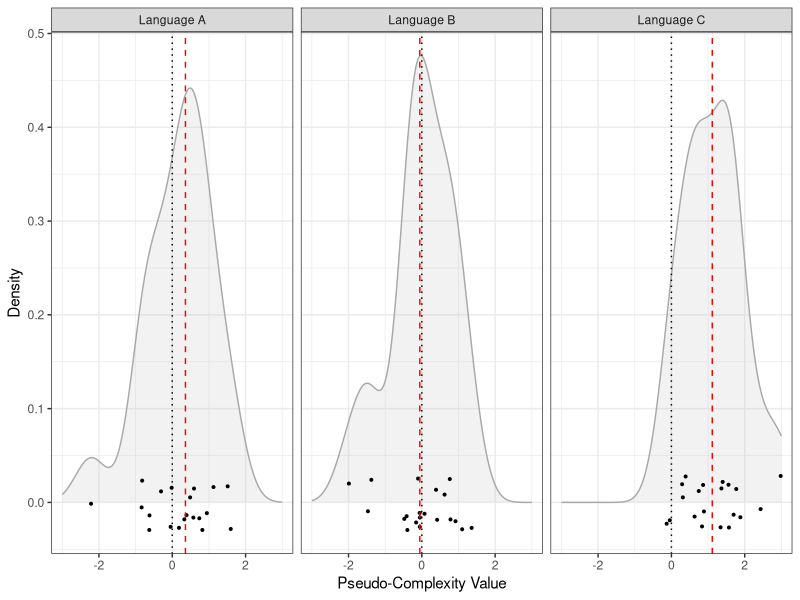
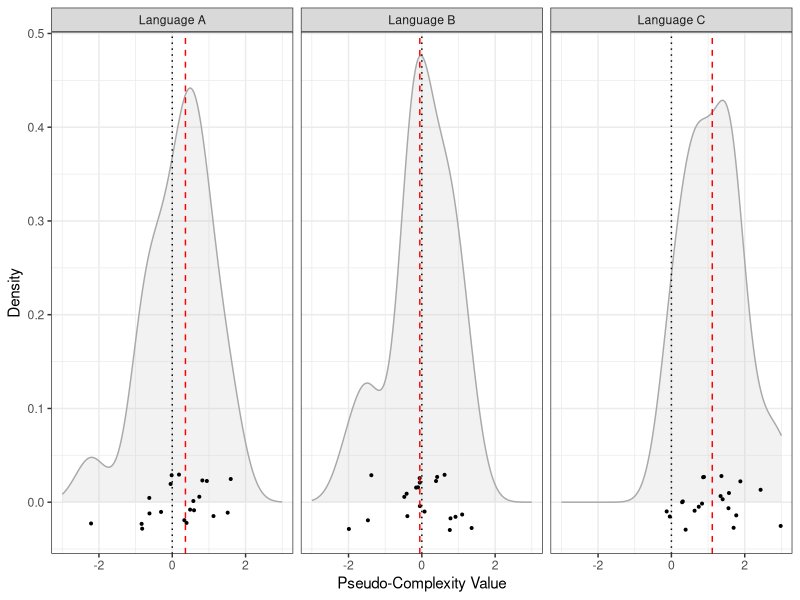

Write the R code that produced these figures, in order. (Note: this script raises an error after producing the figures.)
## ---- chunk 1
knitr::opts_chunk$set(echo = TRUE)
## ---- chunk 2
# R version
sessionInfo()$R.version$version.string
# platform
sessionInfo()$R.version$platform 
## ---- chunk 3
library(ggplot2)
library(plyr)
library(rstatix)
## ---- chunk 4
# version of packages loaded
installed.packages()[names(sessionInfo()$otherPkgs), "Version"]
## ---- chunk 5
n = 20 # choose number of pseudo-measurements
# set the seed for random number generation in order to get the same result when the code is re-run
set.seed(1)
# generate values for language A
langA.values <- rnorm(n)
# generate values for language B
langB.values <- rnorm(n)
# generate values for language C with location shift (1 standard deviation)
langC.values <- rnorm(n) + 1 

# concatenate to get long format data frame
value <- c(langA.values, langB.values, langC.values) 
measurement <- rep(c(1:n), times = 3)
language <- c(rep("Language A", times = n), rep("Language B", times = n), 
              rep("Language C", times = n))
simulation.df <- data.frame(language, measurement, value)
head(simulation.df)
tail(simulation.df)
## ---- chunk 6
# get mean values for each language
mu <- ddply(simulation.df, "language", summarise, grp.mean = mean(value, na.rm = T))
# get median values for each language
med <- ddply(simulation.df, "language", summarise, grp.median = median(value, na.rm = T))
# get standard deviation values for each language
sdev <- ddply(simulation.df, "language", summarise, grp.sd = sd(value, na.rm = T)) 
## ---- chunk 7
density.plot <- ggplot(simulation.df, aes(x = value)) +
 # histograms could be added as well here (or instead of the density distributions)
 # geom_histogram(aes(y = ..density..), colour = "white", fill = "light grey",
                # binwidth = 0.1) + 
 geom_density(alpha = .2, fill = "grey", color = "darkgrey") +
 geom_jitter(data = simulation.df, aes(x = value, y = 0), 
             size = 0.7, height = 0.03, width = 0) + # add some jitter to prevent overplotting
 facet_wrap(~ language) +
 # geom_vline(data = mu, aes(xintercept=grp.mean),
 #          linetype = "dotted", color = "blue") +
 geom_vline(data = med, aes(xintercept = grp.median),
             linetype = "dashed", color = "red") +
 geom_vline(aes(xintercept = 0), linetype = "dotted") +
 labs(x = "Pseudo-Complexity Value", y = "Density") +
 xlim(-3, 3) +
 theme_bw()
print(density.plot)
## ---- chunk 8
ggsave("Figures/simulation_densities.pdf", density.plot, dpi = 300, scale = 1, 
       device = cairo_pdf)
## ---- chunk 9
stats.df <- cbind(mu, med[, 2], sdev[, 2])
colnames(stats.df) <- c("language", "mu", "med", "sdev")
stats.df.sorted <- stats.df[order(-stats.df$med),]
# round values to two decimal places,  the "-1" excludes column 1
stats.df.sorted[, -1] <- round(stats.df.sorted[, -1], 2) 
print(stats.df.sorted)
## ---- chunk 10
write.csv(stats.df.sorted, file = "Tables/simulation_descriptiveStats.csv", row.names = F)
## ---- chunk 11
ggplot(simulation.df, aes(sample = value)) + stat_qq()
## ---- chunk 12
p.values <- pairwise.t.test(simulation.df$value, simulation.df$language, 
                     paired = T, p.adjust.method = "holm") 
p.values
## ---- chunk 13
effect.sizes <- cohens_d(simulation.df, value ~ language, paired = T)
print(effect.sizes)
## ---- chunk 14
effect.sizes.plot <- ggplot(as.data.frame(effect.sizes), aes(group1, group2)) +
  geom_tile(aes(fill = abs(effsize)), color = "white") +
  scale_fill_gradient2(low = "light blue", mid = "light grey", high = "red", 
                       midpoint = 0.5, limit = c(0, 2.5)) +
  geom_text(aes(label = round(abs(effsize), 2))) +
  labs(x = "", y = "") +
  theme_minimal() +
  theme(axis.text.x = element_text(angle = 90, hjust = 1))
effect.sizes.plot
## ---- chunk 15
ggsave("Figures/simulation_effectSizes.pdf", effect.sizes.plot, dpi = 300, scale = 1, 
       device = cairo_pdf)
